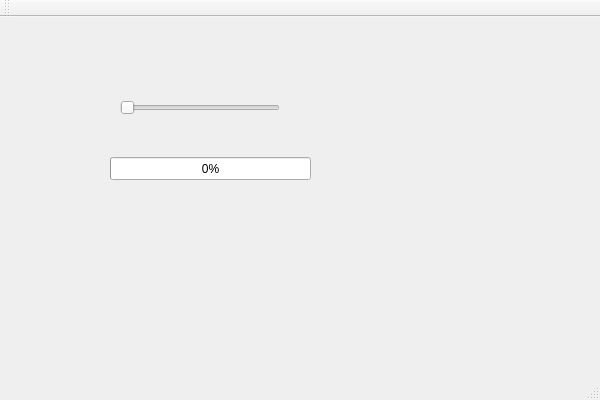
<?xml version="1.0" encoding="UTF-8"?>
<ui version="4.0">
 <class>TestClass</class>
 <widget class="QMainWindow" name="TestClass">
  <property name="geometry">
   <rect>
    <x>0</x>
    <y>0</y>
    <width>600</width>
    <height>400</height>
   </rect>
  </property>
  <property name="windowTitle">
   <string>Test</string>
  </property>
  <widget class="QWidget" name="centralWidget">
   <widget class="QSlider" name="horizontalSlider">
    <property name="geometry">
     <rect>
      <x>120</x>
      <y>80</y>
      <width>160</width>
      <height>22</height>
     </rect>
    </property>
    <property name="orientation">
     <enum>Qt::Horizontal</enum>
    </property>
   </widget>
   <widget class="QProgressBar" name="progressBar">
    <property name="geometry">
     <rect>
      <x>110</x>
      <y>140</y>
      <width>201</width>
      <height>23</height>
     </rect>
    </property>
    <property name="value">
     <number>0</number>
    </property>
   </widget>
  </widget>
  <widget class="QMenuBar" name="menuBar">
   <property name="geometry">
    <rect>
     <x>0</x>
     <y>0</y>
     <width>600</width>
     <height>21</height>
    </rect>
   </property>
  </widget>
  <widget class="QToolBar" name="mainToolBar">
   <attribute name="toolBarArea">
    <enum>TopToolBarArea</enum>
   </attribute>
   <attribute name="toolBarBreak">
    <bool>false</bool>
   </attribute>
  </widget>
  <widget class="QStatusBar" name="statusBar"/>
 </widget>
 <layoutdefault spacing="6" margin="11"/>
 <resources>
  <include location="Test.qrc"/>
 </resources>
 <connections/>
</ui>
